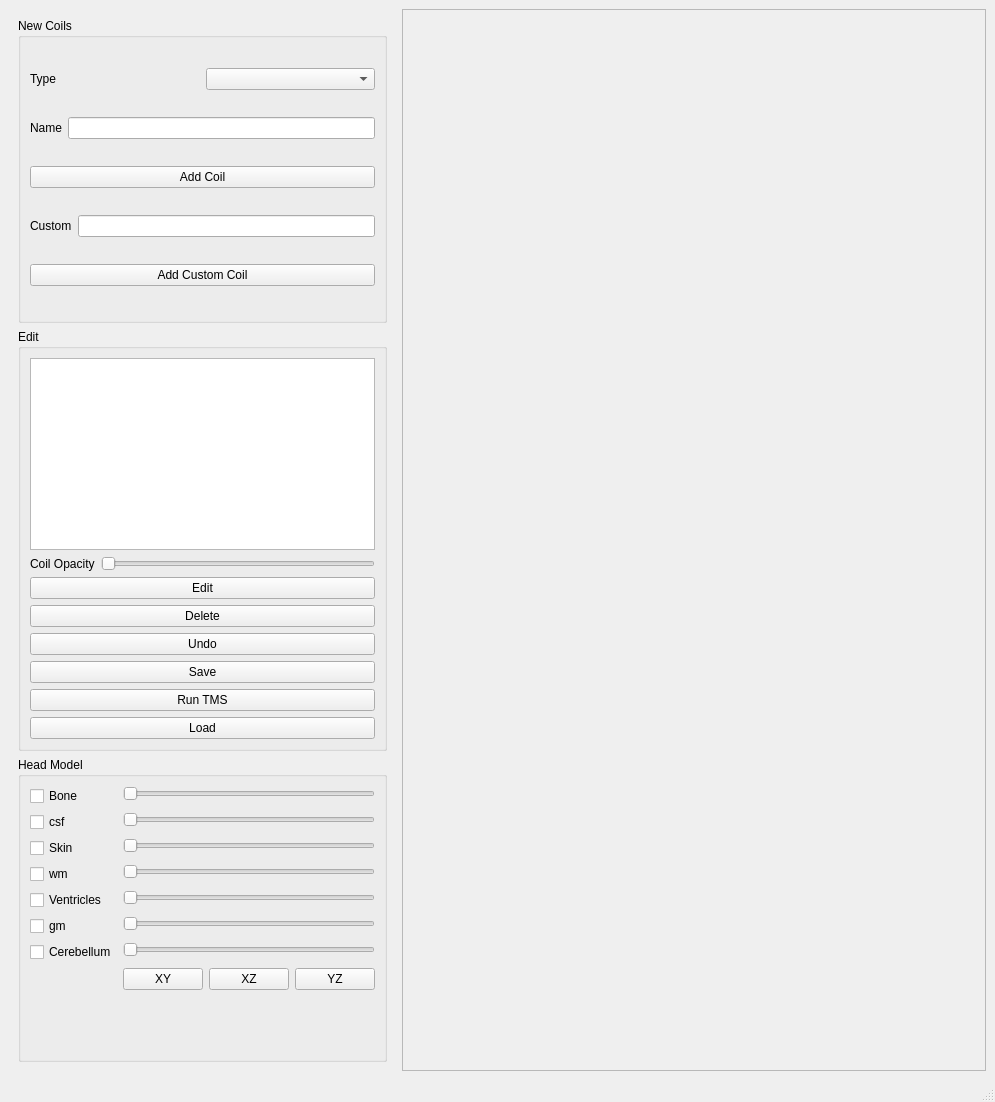
<?xml version="1.0" encoding="UTF-8"?>
<ui version="4.0">
 <class>MainWindow</class>
 <widget class="QMainWindow" name="MainWindow">
  <property name="geometry">
   <rect>
    <x>0</x>
    <y>0</y>
    <width>995</width>
    <height>1102</height>
   </rect>
  </property>
  <property name="windowTitle">
   <string>Coil Navigator</string>
  </property>
  <widget class="QWidget" name="centralwidget">
   <property name="enabled">
    <bool>true</bool>
   </property>
   <layout class="QHBoxLayout" name="horizontalLayout_4" stretch="0,3">
    <item>
     <widget class="QStackedWidget" name="stackedWidget">
      <property name="currentIndex">
       <number>0</number>
      </property>
      <widget class="QWidget" name="MainGUI">
       <layout class="QVBoxLayout" name="verticalLayout_4">
        <item>
         <layout class="QVBoxLayout" name="verticalLayout_2">
          <item>
           <widget class="QGroupBox" name="groupBox_3">
            <property name="title">
             <string>New Coils</string>
            </property>
            <layout class="QVBoxLayout" name="verticalLayout_8">
             <item>
              <layout class="QHBoxLayout" name="horizontalLayout_12">
               <item>
                <widget class="QLabel" name="label_4">
                 <property name="text">
                  <string>Type</string>
                 </property>
                </widget>
               </item>
               <item>
                <widget class="QComboBox" name="TypeDropdown"/>
               </item>
              </layout>
             </item>
             <item>
              <layout class="QHBoxLayout" name="horizontalLayout_7">
               <item>
                <widget class="QLabel" name="label_5">
                 <property name="text">
                  <string>Name</string>
                 </property>
                </widget>
               </item>
               <item>
                <widget class="QLineEdit" name="NameEntry"/>
               </item>
              </layout>
             </item>
             <item>
              <widget class="QPushButton" name="AddCoil">
               <property name="text">
                <string>Add Coil</string>
               </property>
              </widget>
             </item>
             <item>
              <layout class="QHBoxLayout" name="horizontalLayout_5">
               <item>
                <widget class="QLabel" name="label">
                 <property name="text">
                  <string>Custom</string>
                 </property>
                </widget>
               </item>
               <item>
                <widget class="QLineEdit" name="CustomCoilEntry"/>
               </item>
              </layout>
             </item>
             <item>
              <widget class="QPushButton" name="AddCustomCoil">
               <property name="text">
                <string>Add Custom Coil</string>
               </property>
              </widget>
             </item>
            </layout>
           </widget>
          </item>
         </layout>
        </item>
        <item>
         <widget class="QGroupBox" name="groupBox_2">
          <property name="title">
           <string>Edit</string>
          </property>
          <layout class="QVBoxLayout" name="verticalLayout_9">
           <item>
            <layout class="QVBoxLayout" name="verticalLayout_7">
             <item>
              <widget class="QListWidget" name="CoilList">
               <property name="sizePolicy">
                <sizepolicy hsizetype="Expanding" vsizetype="Minimum">
                 <horstretch>0</horstretch>
                 <verstretch>0</verstretch>
                </sizepolicy>
               </property>
              </widget>
             </item>
            </layout>
           </item>
           <item>
            <layout class="QHBoxLayout" name="horizontalLayout_8">
             <item>
              <widget class="QLabel" name="label_6">
               <property name="text">
                <string>Coil Opacity</string>
               </property>
              </widget>
             </item>
             <item>
              <widget class="QSlider" name="CoilAlpha">
               <property name="orientation">
                <enum>Qt::Orientation::Horizontal</enum>
               </property>
              </widget>
             </item>
            </layout>
           </item>
           <item>
            <widget class="QPushButton" name="Edit">
             <property name="text">
              <string>Edit</string>
             </property>
            </widget>
           </item>
           <item>
            <widget class="QPushButton" name="Delete">
             <property name="text">
              <string>Delete</string>
             </property>
            </widget>
           </item>
           <item>
            <widget class="QPushButton" name="Undo">
             <property name="text">
              <string>Undo</string>
             </property>
            </widget>
           </item>
           <item>
            <widget class="QPushButton" name="Save">
             <property name="text">
              <string>Save</string>
             </property>
            </widget>
           </item>
           <item>
            <widget class="QPushButton" name="RunTMS">
             <property name="text">
              <string>Run TMS</string>
             </property>
            </widget>
           </item>
           <item>
            <widget class="QPushButton" name="Load">
             <property name="text">
              <string>Load</string>
             </property>
            </widget>
           </item>
          </layout>
         </widget>
        </item>
        <item>
         <widget class="QGroupBox" name="groupBox">
          <property name="title">
           <string>Head Model</string>
          </property>
          <layout class="QFormLayout" name="formLayout">
           <item row="2" column="0">
            <widget class="QCheckBox" name="bone">
             <property name="text">
              <string>Bone</string>
             </property>
            </widget>
           </item>
           <item row="2" column="1">
            <widget class="QSlider" name="boneAlpha">
             <property name="orientation">
              <enum>Qt::Orientation::Horizontal</enum>
             </property>
            </widget>
           </item>
           <item row="3" column="0">
            <widget class="QCheckBox" name="csf">
             <property name="text">
              <string>csf</string>
             </property>
            </widget>
           </item>
           <item row="3" column="1">
            <widget class="QSlider" name="csfAlpha">
             <property name="orientation">
              <enum>Qt::Orientation::Horizontal</enum>
             </property>
            </widget>
           </item>
           <item row="4" column="0">
            <widget class="QCheckBox" name="skin">
             <property name="text">
              <string>Skin</string>
             </property>
            </widget>
           </item>
           <item row="4" column="1">
            <widget class="QSlider" name="skinAlpha">
             <property name="orientation">
              <enum>Qt::Orientation::Horizontal</enum>
             </property>
            </widget>
           </item>
           <item row="5" column="0">
            <widget class="QCheckBox" name="wm">
             <property name="text">
              <string>wm</string>
             </property>
            </widget>
           </item>
           <item row="5" column="1">
            <widget class="QSlider" name="wmAlpha">
             <property name="orientation">
              <enum>Qt::Orientation::Horizontal</enum>
             </property>
            </widget>
           </item>
           <item row="6" column="0">
            <widget class="QCheckBox" name="ventricles">
             <property name="text">
              <string>Ventricles</string>
             </property>
            </widget>
           </item>
           <item row="6" column="1">
            <widget class="QSlider" name="ventriclesAlpha">
             <property name="orientation">
              <enum>Qt::Orientation::Horizontal</enum>
             </property>
            </widget>
           </item>
           <item row="7" column="0">
            <widget class="QCheckBox" name="gm">
             <property name="text">
              <string>gm</string>
             </property>
            </widget>
           </item>
           <item row="7" column="1">
            <widget class="QSlider" name="gmAlpha">
             <property name="orientation">
              <enum>Qt::Orientation::Horizontal</enum>
             </property>
            </widget>
           </item>
           <item row="8" column="0">
            <widget class="QCheckBox" name="cerebellum">
             <property name="text">
              <string>Cerebellum</string>
             </property>
            </widget>
           </item>
           <item row="8" column="1">
            <widget class="QSlider" name="cerebellumAlpha">
             <property name="orientation">
              <enum>Qt::Orientation::Horizontal</enum>
             </property>
            </widget>
           </item>
           <item row="10" column="1">
            <layout class="QHBoxLayout" name="horizontalLayout_9">
             <item>
              <widget class="QPushButton" name="CameraXY">
               <property name="text">
                <string>XY</string>
               </property>
              </widget>
             </item>
             <item>
              <widget class="QPushButton" name="CameraXZ">
               <property name="text">
                <string>XZ</string>
               </property>
              </widget>
             </item>
             <item>
              <widget class="QPushButton" name="CameraYZ">
               <property name="text">
                <string>YZ</string>
               </property>
              </widget>
             </item>
            </layout>
           </item>
          </layout>
         </widget>
        </item>
       </layout>
      </widget>
      <widget class="QWidget" name="EditGUI">
       <layout class="QVBoxLayout" name="verticalLayout_11">
        <item>
         <layout class="QVBoxLayout" name="verticalLayout_5">
          <item>
           <layout class="QHBoxLayout" name="horizontalLayout_6">
            <item>
             <widget class="QLabel" name="label_2">
              <property name="text">
               <string>X Position (mm)</string>
              </property>
             </widget>
            </item>
            <item>
             <widget class="QSlider" name="XSlider">
              <property name="orientation">
               <enum>Qt::Orientation::Horizontal</enum>
              </property>
             </widget>
            </item>
            <item>
             <widget class="QDoubleSpinBox" name="XEntry"/>
            </item>
           </layout>
          </item>
         </layout>
        </item>
        <item>
         <layout class="QHBoxLayout" name="horizontalLayout_14">
          <item>
           <widget class="QLabel" name="label_10">
            <property name="text">
             <string>Y Position (mm)</string>
            </property>
           </widget>
          </item>
          <item>
           <widget class="QSlider" name="YSlider">
            <property name="orientation">
             <enum>Qt::Orientation::Horizontal</enum>
            </property>
           </widget>
          </item>
          <item>
           <widget class="QDoubleSpinBox" name="YEntry"/>
          </item>
         </layout>
        </item>
        <item>
         <layout class="QHBoxLayout" name="horizontalLayout_20">
          <item>
           <widget class="QLabel" name="label_16">
            <property name="text">
             <string>Z Position (mm)</string>
            </property>
           </widget>
          </item>
          <item>
           <widget class="QSlider" name="ZSlider">
            <property name="orientation">
             <enum>Qt::Orientation::Horizontal</enum>
            </property>
           </widget>
          </item>
          <item>
           <widget class="QDoubleSpinBox" name="ZEntry"/>
          </item>
         </layout>
        </item>
        <item>
         <layout class="QHBoxLayout" name="horizontalLayout_15">
          <item>
           <widget class="QLabel" name="label_11">
            <property name="text">
             <string>Rotation Around X (degrees)</string>
            </property>
           </widget>
          </item>
          <item>
           <widget class="QSlider" name="rXSlider">
            <property name="orientation">
             <enum>Qt::Orientation::Horizontal</enum>
            </property>
           </widget>
          </item>
          <item>
           <widget class="QDoubleSpinBox" name="rXEntry"/>
          </item>
         </layout>
        </item>
        <item>
         <layout class="QHBoxLayout" name="horizontalLayout_16">
          <item>
           <widget class="QLabel" name="label_12">
            <property name="text">
             <string>Rotation Around Y (degrees)</string>
            </property>
           </widget>
          </item>
          <item>
           <widget class="QSlider" name="rYSlider">
            <property name="orientation">
             <enum>Qt::Orientation::Horizontal</enum>
            </property>
           </widget>
          </item>
          <item>
           <widget class="QDoubleSpinBox" name="rYEntry"/>
          </item>
         </layout>
        </item>
        <item>
         <layout class="QHBoxLayout" name="horizontalLayout_17">
          <item>
           <widget class="QLabel" name="label_13">
            <property name="text">
             <string>Rotation Around Z (degrees)</string>
            </property>
           </widget>
          </item>
          <item>
           <widget class="QSlider" name="rZSlider">
            <property name="orientation">
             <enum>Qt::Orientation::Horizontal</enum>
            </property>
           </widget>
          </item>
          <item>
           <widget class="QDoubleSpinBox" name="rZEntry"/>
          </item>
         </layout>
        </item>
        <item>
         <layout class="QHBoxLayout" name="horizontalLayout_19">
          <item>
           <widget class="QLabel" name="label_15">
            <property name="text">
             <string>Twist (degrees)</string>
            </property>
           </widget>
          </item>
          <item>
           <widget class="QSlider" name="TwistSlider">
            <property name="orientation">
             <enum>Qt::Orientation::Horizontal</enum>
            </property>
           </widget>
          </item>
          <item>
           <widget class="QDoubleSpinBox" name="TwistEntry"/>
          </item>
         </layout>
        </item>
        <item>
         <layout class="QHBoxLayout" name="horizontalLayout_18">
          <item>
           <widget class="QLabel" name="label_14">
            <property name="text">
             <string>dIdt (A/s)</string>
            </property>
           </widget>
          </item>
          <item>
           <widget class="QLineEdit" name="dIdtEntry"/>
          </item>
         </layout>
        </item>
        <item>
         <widget class="QPushButton" name="AutoOrientButton">
          <property name="text">
           <string>Auto Orient</string>
          </property>
         </widget>
        </item>
        <item>
         <widget class="QPushButton" name="WhiteMatterButton">
          <property name="text">
           <string>Place With White Matter</string>
          </property>
         </widget>
        </item>
        <item>
         <layout class="QHBoxLayout" name="horizontalLayout_2">
          <item>
           <widget class="QLabel" name="label_3">
            <property name="text">
             <string>Skin Distance (mm)</string>
            </property>
           </widget>
          </item>
          <item>
           <widget class="QLineEdit" name="WhiteMatterDistance"/>
          </item>
         </layout>
        </item>
        <item>
         <layout class="QHBoxLayout" name="horizontalLayout">
          <item>
           <widget class="QPushButton" name="OKEdit">
            <property name="text">
             <string>OK</string>
            </property>
           </widget>
          </item>
          <item>
           <widget class="QPushButton" name="CancelEdit">
            <property name="text">
             <string>Cancel</string>
            </property>
           </widget>
          </item>
         </layout>
        </item>
       </layout>
      </widget>
     </widget>
    </item>
    <item>
     <layout class="QHBoxLayout" name="horizontalLayout_3" stretch="0">
      <item>
       <widget class="QFrame" name="ViewPort">
        <property name="frameShape">
         <enum>QFrame::Shape::StyledPanel</enum>
        </property>
        <property name="frameShadow">
         <enum>QFrame::Shadow::Raised</enum>
        </property>
       </widget>
      </item>
     </layout>
    </item>
   </layout>
  </widget>
  <widget class="QMenuBar" name="menubar">
   <property name="geometry">
    <rect>
     <x>0</x>
     <y>0</y>
     <width>995</width>
     <height>25</height>
    </rect>
   </property>
  </widget>
  <widget class="QStatusBar" name="statusbar"/>
 </widget>
 <resources/>
 <connections/>
</ui>
